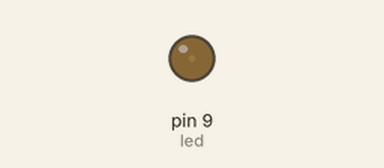
Recording of a sketch running on a simulated Arduino Uno, built with avr-gcc and run on an emulated ATmega328P. On the bench: output pins drawn as LEDs (lit = HIGH).

Above: at 0.05 s.
At 0.5 s:
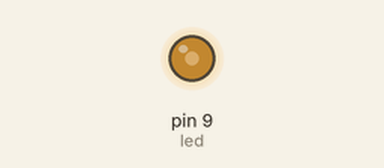
At 0.95 s:
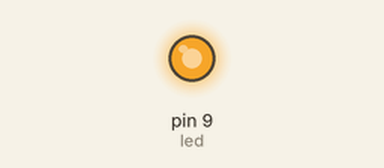
At 1.8 s:
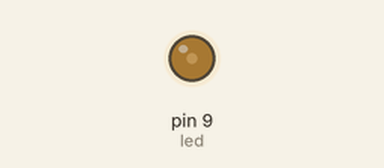
Timing chart, 0 to 4.7 s (numbered marks = the images above):
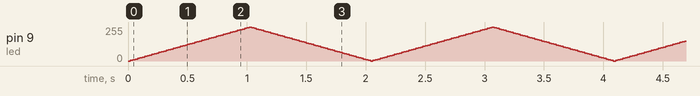

The sketch:

led_fadee.ino
```cpp
int led = 9;
int bright = 0;
int fade = 5;
void setup() {
pinMode(9,OUTPUT);
}
void loop() {
analogWrite(led,bright);
bright = bright + fade;
if (bright <= 0 || bright >= 255) {
  fade = -fade ;
}
delay(20);
}
```
